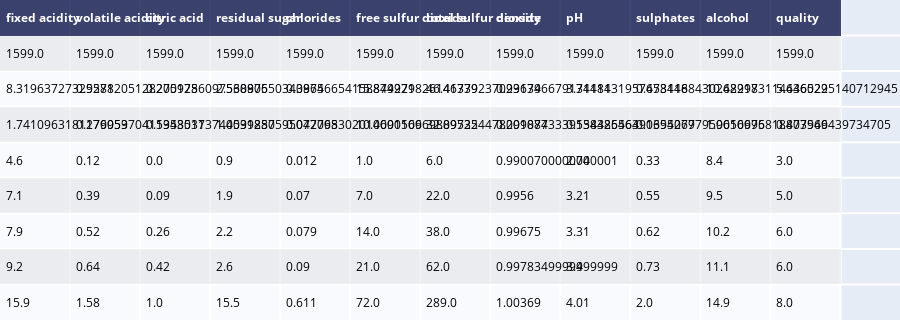

Write notebook code for a chart like this one.
### Code cell
desc = ff.create_table(df.describe())
py.iplot(desc)

### Figure 1 — Plotly figure (JSON) as saved in the notebook; plotly's stock layout.template omitted (floating-point values rounded to 4 significant figures)
{"data": [{"colorscale": [[0, "#00083e"], [0.5, "#ededee"], [1, "#ffffff"]], "hoverinfo": "none", "opacity": 0.75, "showscale": false, "type": "heatmap", "z": [[0, 0, 0, 0, 0, 0, 0, 0, 0, 0, 0, 0], [0.5, 0.5, 0.5, 0.5, 0.5, 0.5, 0.5, 0.5, 0.5, 0.5, 0.5, 0.5], [1, 1, 1, 1, 1, 1, 1, 1, 1, 1, 1, 1], [0.5, 0.5, 0.5, 0.5, 0.5, 0.5, 0.5, 0.5, 0.5, 0.5, 0.5, 0.5], [1, 1, 1, 1, 1, 1, 1, 1, 1, 1, 1, 1], [0.5, 0.5, 0.5, 0.5, 0.5, 0.5, 0.5, 0.5, 0.5, 0.5, 0.5, 0.5], [1, 1, 1, 1, 1, 1, 1, 1, 1, 1, 1, 1], [0.5, 0.5, 0.5, 0.5, 0.5, 0.5, 0.5, 0.5, 0.5, 0.5, 0.5, 0.5], [1, 1, 1, 1, 1, 1, 1, 1, 1, 1, 1, 1]]}], "layout": {"annotations": [{"align": "left", "font": {"color": "#ffffff"}, "showarrow": false, "text": "<b>fixed acidity</b>", "x": -0.45, "xanchor": "left", "xref": "x", "y": 0, "yref": "y"}, {"align": "left", "font": {"color": "#ffffff"}, "showarrow": false, "text": "<b>volatile acidity</b>", "x": 0.55, "xanchor": "left", "xref": "x", "y": 0, "yref": "y"}, {"align": "left", "font": {"color": "#ffffff"}, "showarrow": false, "text": "<b>citric acid</b>", "x": 1.55, "xanchor": "left", "xref": "x", "y": 0, "yref": "y"}, {"align": "left", "font": {"color": "#ffffff"}, "showarrow": false, "text": "<b>residual sugar</b>", "x": 2.55, "xanchor": "left", "xref": "x", "y": 0, "yref": "y"}, {"align": "left", "font": {"color": "#ffffff"}, "showarrow": false, "text": "<b>chlorides</b>", "x": 3.55, "xanchor": "left", "xref": "x", "y": 0, "yref": "y"}, {"align": "left", "font": {"color": "#ffffff"}, "showarrow": false, "text": "<b>free sulfur dioxide</b>", "x": 4.55, "xanchor": "left", "xref": "x", "y": 0, "yref": "y"}, {"align": "left", "font": {"color": "#ffffff"}, "showarrow": false, "text": "<b>total sulfur dioxide</b>", "x": 5.55, "xanchor": "left", "xref": "x", "y": 0, "yref": "y"}, {"align": "left", "font": {"color": "#ffffff"}, "showarrow": false, "text": "<b>density</b>", "x": 6.55, "xanchor": "left", "xref": "x", "y": 0, "yref": "y"}, {"align": "left", "font": {"color": "#ffffff"}, "showarrow": false, "text": "<b>pH</b>", "x": 7.55, "xanchor": "left", "xref": "x", "y": 0, "yref": "y"}, {"align": "left", "font": {"color": "#ffffff"}, "showarrow": false, "text": "<b>sulphates</b>", "x": 8.55, "xanchor": "left", "xref": "x", "y": 0, "yref": "y"}, {"align": "left", "font": {"color": "#ffffff"}, "showarrow": false, "text": "<b>alcohol</b>", "x": 9.55, "xanchor": "left", "xref": "x", "y": 0, "yref": "y"}, {"align": "left", "font": {"color": "#ffffff"}, "showarrow": false, "text": "<b>quality</b>", "x": 10.55, "xanchor": "left", "xref": "x", "y": 0, "yref": "y"}, {"align": "left", "font": {"color": "#000000"}, "showarrow": false, "text": "1599.0", "x": -0.45, "xanchor": "left", "xref": "x", "y": 1, "yref": "y"}, {"align": "left", "font": {"color": "#000000"}, "showarrow": false, "text": "1599.0", "x": 0.55, "xanchor": "left", "xref": "x", "y": 1, "yref": "y"}, {"align": "left", "font": {"color": "#000000"}, "showarrow": false, "text": "1599.0", "x": 1.55, "xanchor": "left", "xref": "x", "y": 1, "yref": "y"}, {"align": "left", "font": {"color": "#000000"}, "showarrow": false, "text": "1599.0", "x": 2.55, "xanchor": "left", "xref": "x", "y": 1, "yref": "y"}, {"align": "left", "font": {"color": "#000000"}, "showarrow": false, "text": "1599.0", "x": 3.55, "xanchor": "left", "xref": "x", "y": 1, "yref": "y"}, {"align": "left", "font": {"color": "#000000"}, "showarrow": false, "text": "1599.0", "x": 4.55, "xanchor": "left", "xref": "x", "y": 1, "yref": "y"}, {"align": "left", "font": {"color": "#000000"}, "showarrow": false, "text": "1599.0", "x": 5.55, "xanchor": "left", "xref": "x", "y": 1, "yref": "y"}, {"align": "left", "font": {"color": "#000000"}, "showarrow": false, "text": "1599.0", "x": 6.55, "xanchor": "left", "xref": "x", "y": 1, "yref": "y"}, {"align": "left", "font": {"color": "#000000"}, "showarrow": false, "text": "1599.0", "x": 7.55, "xanchor": "left", "xref": "x", "y": 1, "yref": "y"}, {"align": "left", "font": {"color": "#000000"}, "showarrow": false, "text": "1599.0", "x": 8.55, "xanchor": "left", "xref": "x", "y": 1, "yref": "y"}, {"align": "left", "font": {"color": "#000000"}, "showarrow": false, "text": "1599.0", "x": 9.55, "xanchor": "left", "xref": "x", "y": 1, "yref": "y"}, {"align": "left", "font": {"color": "#000000"}, "showarrow": false, "text": "1599.0", "x": 10.55, "xanchor": "left", "xref": "x", "y": 1, "yref": "y"}, {"align": "left", "font": {"color": "#000000"}, "showarrow": false, "text": "8.31963727329581", "x": -0.45, "xanchor": "left", "xref": "x", "y": 2, "yref": "y"}, {"align": "left", "font": {"color": "#000000"}, "showarrow": false, "text": "0.5278205128205128", "x": 0.55, "xanchor": "left", "xref": "x", "y": 2, "yref": "y"}, {"align": "left", "font": {"color": "#000000"}, "showarrow": false, "text": "0.2709756097560976", "x": 1.55, "xanchor": "left", "xref": "x", "y": 2, "yref": "y"}, {"align": "left", "font": {"color": "#000000"}, "showarrow": false, "text": "2.53880550343965", "x": 2.55, "xanchor": "left", "xref": "x", "y": 2, "yref": "y"}, {"align": "left", "font": {"color": "#000000"}, "showarrow": false, "text": "0.08746654158849279", "x": 3.55, "xanchor": "left", "xref": "x", "y": 2, "yref": "y"}, {"align": "left", "font": {"color": "#000000"}, "showarrow": false, "text": "15.874921826141339", "x": 4.55, "xanchor": "left", "xref": "x", "y": 2, "yref": "y"}, {"align": "left", "font": {"color": "#000000"}, "showarrow": false, "text": "46.46779237023139", "x": 5.55, "xanchor": "left", "xref": "x", "y": 2, "yref": "y"}, {"align": "left", "font": {"color": "#000000"}, "showarrow": false, "text": "0.996746679174484", "x": 6.55, "xanchor": "left", "xref": "x", "y": 2, "yref": "y"}, {"align": "left", "font": {"color": "#000000"}, "showarrow": false, "text": "3.3111131957473416", "x": 7.55, "xanchor": "left", "xref": "x", "y": 2, "yref": "y"}, {"align": "left", "font": {"color": "#000000"}, "showarrow": false, "text": "0.6581488430268917", "x": 8.55, "xanchor": "left", "xref": "x", "y": 2, "yref": "y"}, {"align": "left", "font": {"color": "#000000"}, "showarrow": false, "text": "10.422983114446529", "x": 9.55, "xanchor": "left", "xref": "x", "y": 2, "yref": "y"}, {"align": "left", "font": {"color": "#000000"}, "showarrow": false, "text": "5.6360225140712945", "x": 10.55, "xanchor": "left", "xref": "x", "y": 2, "yref": "y"}, {"align": "left", "font": {"color": "#000000"}, "showarrow": false, "text": "1.7410963181276953", "x": -0.45, "xanchor": "left", "xref": "x", "y": 3, "yref": "y"}, {"align": "left", "font": {"color": "#000000"}, "showarrow": false, "text": "0.17905970415353537", "x": 0.55, "xanchor": "left", "xref": "x", "y": 3, "yref": "y"}, {"align": "left", "font": {"color": "#000000"}, "showarrow": false, "text": "0.19480113740531857", "x": 1.55, "xanchor": "left", "xref": "x", "y": 3, "yref": "y"}, {"align": "left", "font": {"color": "#000000"}, "showarrow": false, "text": "1.4099280595072798", "x": 2.55, "xanchor": "left", "xref": "x", "y": 3, "yref": "y"}, {"align": "left", "font": {"color": "#000000"}, "showarrow": false, "text": "0.047065302010090106", "x": 3.55, "xanchor": "left", "xref": "x", "y": 3, "yref": "y"}, {"align": "left", "font": {"color": "#000000"}, "showarrow": false, "text": "10.460156969809725", "x": 4.55, "xanchor": "left", "xref": "x", "y": 3, "yref": "y"}, {"align": "left", "font": {"color": "#000000"}, "showarrow": false, "text": "32.895324478299074", "x": 5.55, "xanchor": "left", "xref": "x", "y": 3, "yref": "y"}, {"align": "left", "font": {"color": "#000000"}, "showarrow": false, "text": "0.0018873339538425563", "x": 6.55, "xanchor": "left", "xref": "x", "y": 3, "yref": "y"}, {"align": "left", "font": {"color": "#000000"}, "showarrow": false, "text": "0.15438646490354277", "x": 7.55, "xanchor": "left", "xref": "x", "y": 3, "yref": "y"}, {"align": "left", "font": {"color": "#000000"}, "showarrow": false, "text": "0.16950697959010996", "x": 8.55, "xanchor": "left", "xref": "x", "y": 3, "yref": "y"}, {"align": "left", "font": {"color": "#000000"}, "showarrow": false, "text": "1.0656675818473946", "x": 9.55, "xanchor": "left", "xref": "x", "y": 3, "yref": "y"}, {"align": "left", "font": {"color": "#000000"}, "showarrow": false, "text": "0.807569439734705", "x": 10.55, "xanchor": "left", "xref": "x", "y": 3, "yref": "y"}, {"align": "left", "font": {"color": "#000000"}, "showarrow": false, "text": "4.6", "x": -0.45, "xanchor": "left", "xref": "x", "y": 4, "yref": "y"}, {"align": "left", "font": {"color": "#000000"}, "showarrow": false, "text": "0.12", "x": 0.55, "xanchor": "left", "xref": "x", "y": 4, "yref": "y"}, {"align": "left", "font": {"color": "#000000"}, "showarrow": false, "text": "0.0", "x": 1.55, "xanchor": "left", "xref": "x", "y": 4, "yref": "y"}, {"align": "left", "font": {"color": "#000000"}, "showarrow": false, "text": "0.9", "x": 2.55, "xanchor": "left", "xref": "x", "y": 4, "yref": "y"}, {"align": "left", "font": {"color": "#000000"}, "showarrow": false, "text": "0.012", "x": 3.55, "xanchor": "left", "xref": "x", "y": 4, "yref": "y"}, {"align": "left", "font": {"color": "#000000"}, "showarrow": false, "text": "1.0", "x": 4.55, "xanchor": "left", "xref": "x", "y": 4, "yref": "y"}, {"align": "left", "font": {"color": "#000000"}, "showarrow": false, "text": "6.0", "x": 5.55, "xanchor": "left", "xref": "x", "y": 4, "yref": "y"}, {"align": "left", "font": {"color": "#000000"}, "showarrow": false, "text": "0.9900700000000001", "x": 6.55, "xanchor": "left", "xref": "x", "y": 4, "yref": "y"}, {"align": "left", "font": {"color": "#000000"}, "showarrow": false, "text": "2.74", "x": 7.55, "xanchor": "left", "xref": "x", "y": 4, "yref": "y"}, {"align": "left", "font": {"color": "#000000"}, "showarrow": false, "text": "0.33", "x": 8.55, "xanchor": "left", "xref": "x", "y": 4, "yref": "y"}, {"align": "left", "font": {"color": "#000000"}, "showarrow": false, "text": "8.4", "x": 9.55, "xanchor": "left", "xref": "x", "y": 4, "yref": "y"}, {"align": "left", "font": {"color": "#000000"}, "showarrow": false, "text": "3.0", "x": 10.55, "xanchor": "left", "xref": "x", "y": 4, "yref": "y"}, {"align": "left", "font": {"color": "#000000"}, "showarrow": false, "text": "7.1", "x": -0.45, "xanchor": "left", "xref": "x", "y": 5, "yref": "y"}, {"align": "left", "font": {"color": "#000000"}, "showarrow": false, "text": "0.39", "x": 0.55, "xanchor": "left", "xref": "x", "y": 5, "yref": "y"}, {"align": "left", "font": {"color": "#000000"}, "showarrow": false, "text": "0.09", "x": 1.55, "xanchor": "left", "xref": "x", "y": 5, "yref": "y"}, {"align": "left", "font": {"color": "#000000"}, "showarrow": false, "text": "1.9", "x": 2.55, "xanchor": "left", "xref": "x", "y": 5, "yref": "y"}, {"align": "left", "font": {"color": "#000000"}, "showarrow": false, "text": "0.07", "x": 3.55, "xanchor": "left", "xref": "x", "y": 5, "yref": "y"}, {"align": "left", "font": {"color": "#000000"}, "showarrow": false, "text": "7.0", "x": 4.55, "xanchor": "left", "xref": "x", "y": 5, "yref": "y"}, {"align": "left", "font": {"color": "#000000"}, "showarrow": false, "text": "22.0", "x": 5.55, "xanchor": "left", "xref": "x", "y": 5, "yref": "y"}, {"align": "left", "font": {"color": "#000000"}, "showarrow": false, "text": "0.9956", "x": 6.55, "xanchor": "left", "xref": "x", "y": 5, "yref": "y"}, {"align": "left", "font": {"color": "#000000"}, "showarrow": false, "text": "3.21", "x": 7.55, "xanchor": "left", "xref": "x", "y": 5, "yref": "y"}, {"align": "left", "font": {"color": "#000000"}, "showarrow": false, "text": "0.55", "x": 8.55, "xanchor": "left", "xref": "x", "y": 5, "yref": "y"}, {"align": "left", "font": {"color": "#000000"}, "showarrow": false, "text": "9.5", "x": 9.55, "xanchor": "left", "xref": "x", "y": 5, "yref": "y"}, {"align": "left", "font": {"color": "#000000"}, "showarrow": false, "text": "5.0", "x": 10.55, "xanchor": "left", "xref": "x", "y": 5, "yref": "y"}, {"align": "left", "font": {"color": "#000000"}, "showarrow": false, "text": "7.9", "x": -0.45, "xanchor": "left", "xref": "x", "y": 6, "yref": "y"}, {"align": "left", "font": {"color": "#000000"}, "showarrow": false, "text": "0.52", "x": 0.55, "xanchor": "left", "xref": "x", "y": 6, "yref": "y"}, {"align": "left", "font": {"color": "#000000"}, "showarrow": false, "text": "0.26", "x": 1.55, "xanchor": "left", "xref": "x", "y": 6, "yref": "y"}, {"align": "left", "font": {"color": "#000000"}, "showarrow": false, "text": "2.2", "x": 2.55, "xanchor": "left", "xref": "x", "y": 6, "yref": "y"}, {"align": "left", "font": {"color": "#000000"}, "showarrow": false, "text": "0.079", "x": 3.55, "xanchor": "left", "xref": "x", "y": 6, "yref": "y"}, {"align": "left", "font": {"color": "#000000"}, "showarrow": false, "text": "14.0", "x": 4.55, "xanchor": "left", "xref": "x", "y": 6, "yref": "y"}, {"align": "left", "font": {"color": "#000000"}, "showarrow": false, "text": "38.0", "x": 5.55, "xanchor": "left", "xref": "x", "y": 6, "yref": "y"}, {"align": "left", "font": {"color": "#000000"}, "showarrow": false, "text": "0.99675", "x": 6.55, "xanchor": "left", "xref": "x", "y": 6, "yref": "y"}, {"align": "left", "font": {"color": "#000000"}, "showarrow": false, "text": "3.31", "x": 7.55, "xanchor": "left", "xref": "x", "y": 6, "yref": "y"}, {"align": "left", "font": {"color": "#000000"}, "showarrow": false, "text": "0.62", "x": 8.55, "xanchor": "left", "xref": "x", "y": 6, "yref": "y"}, {"align": "left", "font": {"color": "#000000"}, "showarrow": false, "text": "10.2", "x": 9.55, "xanchor": "left", "xref": "x", "y": 6, "yref": "y"}, {"align": "left", "font": {"color": "#000000"}, "showarrow": false, "text": "6.0", "x": 10.55, "xanchor": "left", "xref": "x", "y": 6, "yref": "y"}, {"align": "left", "font": {"color": "#000000"}, "showarrow": false, "text": "9.2", "x": -0.45, "xanchor": "left", "xref": "x", "y": 7, "yref": "y"}, {"align": "left", "font": {"color": "#000000"}, "showarrow": false, "text": "0.64", "x": 0.55, "xanchor": "left", "xref": "x", "y": 7, "yref": "y"}, {"align": "left", "font": {"color": "#000000"}, "showarrow": false, "text": "0.42", "x": 1.55, "xanchor": "left", "xref": "x", "y": 7, "yref": "y"}, {"align": "left", "font": {"color": "#000000"}, "showarrow": false, "text": "2.6", "x": 2.55, "xanchor": "left", "xref": "x", "y": 7, "yref": "y"}, {"align": "left", "font": {"color": "#000000"}, "showarrow": false, "text": "0.09", "x": 3.55, "xanchor": "left", "xref": "x", "y": 7, "yref": "y"}, {"align": "left", "font": {"color": "#000000"}, "showarrow": false, "text": "21.0", "x": 4.55, "xanchor": "left", "xref": "x", "y": 7, "yref": "y"}, {"align": "left", "font": {"color": "#000000"}, "showarrow": false, "text": "62.0", "x": 5.55, "xanchor": "left", "xref": "x", "y": 7, "yref": "y"}, {"align": "left", "font": {"color": "#000000"}, "showarrow": false, "text": "0.9978349999999999", "x": 6.55, "xanchor": "left", "xref": "x", "y": 7, "yref": "y"}, {"align": "left", "font": {"color": "#000000"}, "showarrow": false, "text": "3.4", "x": 7.55, "xanchor": "left", "xref": "x", "y": 7, "yref": "y"}, {"align": "left", "font": {"color": "#000000"}, "showarrow": false, "text": "0.73", "x": 8.55, "xanchor": "left", "xref": "x", "y": 7, "yref": "y"}, {"align": "left", "font": {"color": "#000000"}, "showarrow": false, "text": "11.1", "x": 9.55, "xanchor": "left", "xref": "x", "y": 7, "yref": "y"}, {"align": "left", "font": {"color": "#000000"}, "showarrow": false, "text": "6.0", "x": 10.55, "xanchor": "left", "xref": "x", "y": 7, "yref": "y"}, {"align": "left", "font": {"color": "#000000"}, "showarrow": false, "text": "15.9", "x": -0.45, "xanchor": "left", "xref": "x", "y": 8, "yref": "y"}, {"align": "left", "font": {"color": "#000000"}, "showarrow": false, "text": "1.58", "x": 0.55, "xanchor": "left", "xref": "x", "y": 8, "yref": "y"}, {"align": "left", "font": {"color": "#000000"}, "showarrow": false, "text": "1.0", "x": 1.55, "xanchor": "left", "xref": "x", "y": 8, "yref": "y"}, {"align": "left", "font": {"color": "#000000"}, "showarrow": false, "text": "15.5", "x": 2.55, "xanchor": "left", "xref": "x", "y": 8, "yref": "y"}, {"align": "left", "font": {"color": "#000000"}, "showarrow": false, "text": "0.611", "x": 3.55, "xanchor": "left", "xref": "x", "y": 8, "yref": "y"}, {"align": "left", "font": {"color": "#000000"}, "showarrow": false, "text": "72.0", "x": 4.55, "xanchor": "left", "xref": "x", "y": 8, "yref": "y"}, {"align": "left", "font": {"color": "#000000"}, "showarrow": false, "text": "289.0", "x": 5.55, "xanchor": "left", "xref": "x", "y": 8, "yref": "y"}, {"align": "left", "font": {"color": "#000000"}, "showarrow": false, "text": "1.00369", "x": 6.55, "xanchor": "left", "xref": "x", "y": 8, "yref": "y"}, {"align": "left", "font": {"color": "#000000"}, "showarrow": false, "text": "4.01", "x": 7.55, "xanchor": "left", "xref": "x", "y": 8, "yref": "y"}, {"align": "left", "font": {"color": "#000000"}, "showarrow": false, "text": "2.0", "x": 8.55, "xanchor": "left", "xref": "x", "y": 8, "yref": "y"}, {"align": "left", "font": {"color": "#000000"}, "showarrow": false, "text": "14.9", "x": 9.55, "xanchor": "left", "xref": "x", "y": 8, "yref": "y"}, {"align": "left", "font": {"color": "#000000"}, "showarrow": false, "text": "8.0", "x": 10.55, "xanchor": "left", "xref": "x", "y": 8, "yref": "y"}], "height": 320, "margin": {"b": 0, "l": 0, "r": 0, "t": 0}, "xaxis": {"dtick": 1, "gridwidth": 2, "showticklabels": false, "tick0": -0.5, "ticks": "", "zeroline": false}, "yaxis": {"autorange": "reversed", "dtick": 1, "gridwidth": 2, "showticklabels": false, "tick0": 0.5, "ticks": "", "zeroline": false}}}
